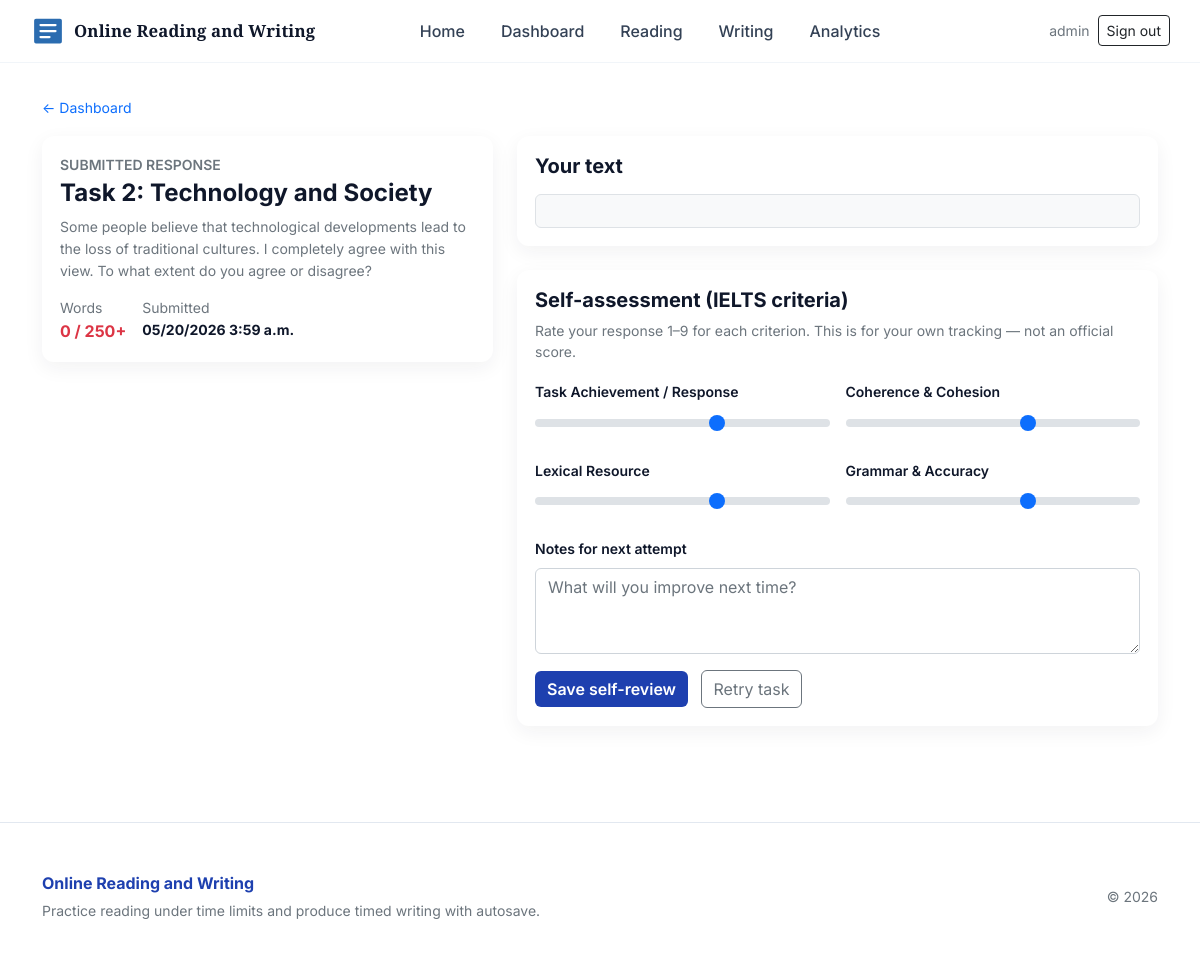
The page /writing/review/22/ (signed in) on the database its author committed.
### ielts/models.py (models this page shows, shortened)
class WritingTask(models.Model):
    TASK_KIND_ACADEMIC_T1 = "academic_t1"
    TASK_KIND_ESSAY = "t2_essay"
    TASK_KIND_CHOICES = (
        (TASK_KIND_ACADEMIC_T1, "Task 1 — Academic (graphs, charts, etc.)"),
        (TASK_KIND_ESSAY, "Task 2 — Essay"),
    )
    title = models.CharField(max_length=200)
    prompt = models.TextField()
    time_limit_minutes = models.IntegerField(default=20)
    task_kind = models.CharField(
        max_length=20,
        choices=TASK_KIND_CHOICES,
        default=TASK_KIND_ESSAY,
    )
    scenario = models.JSONField(default=dict, blank=True)
    visual = models.JSONField(default=dict, blank=True)

class WritingAttempt(models.Model):
    user = models.ForeignKey(User, on_delete=models.CASCADE)
    task = models.ForeignKey(WritingTask, on_delete=models.CASCADE)
    content = models.TextField(blank=True)
    started_at = models.DateTimeField(default=timezone.now)
    updated_at = models.DateTimeField(auto_now=True)
    submitted = models.BooleanField(default=False)
    submitted_at = models.DateTimeField(null=True, blank=True)
    word_count = models.PositiveIntegerField(default=0)
    self_review = models.JSONField(default=dict, blank=True)

### ielts/views.py (the view, shortened to what this page needs)
# urls.py: path("writing/review/<int:attempt_id>/", views.writing_review_view, name="writing_review"),
@login_required
def writing_review_view(request, attempt_id):
    attempt = get_object_or_404(
        WritingAttempt.objects.select_related("task"),
        pk=attempt_id,
        user=request.user,
        submitted=True,
    )
    task = attempt.task
    min_words = 150 if task.time_limit_minutes <= 20 else 250
    return render(
        request,
        "ielts/writing_review.html",
        {
            "attempt": attempt,
            "task": task,
            "min_words": min_words,
            "review": attempt.self_review or {},
        },
    )

### ielts/templates/ielts/writing_review.html (shortened to what this page needs)
{% extends 'ielts/base.html' %}
{% block content %}
  <p class="mb-3"><a href="{% url 'ielts:dashboard' %}" class="small text-decoration-none">← Dashboard</a></p>
  <div class="row g-4">
    <div class="col-lg-5">
      <div class="card-modern">
        <p class="small text-muted text-uppercase fw-semibold mb-1">Submitted response</p>
        <h1 class="h4 fw-bold">{{ task.title }}</h1>
        <p class="small text-muted">{{ task.prompt|truncatewords:40 }}</p>
        <div class="d-flex gap-3 mt-3">
          <div>
            <div class="small text-muted">Words</div>
            <div class="fw-bold {% if attempt.word_count < min_words %}text-danger{% else %}text-success{% endif %}">
              {{ attempt.word_count }} / {{ min_words }}+
            </div>
          </div>
          <div>
            <div class="small text-muted">Submitted</div>
            <div class="fw-bold small">{{ attempt.submitted_at|date:"SHORT_DATETIME_FORMAT" }}</div>
          </div>
        </div>
      </div>
    </div>
    <div class="col-lg-7">
      <div class="card-modern mb-4">
        <h5 class="fw-bold mb-3">Your text</h5>
        <div class="writing-review-body border rounded p-3 bg-light small" style="white-space:pre-wrap; max-height:320px; overflow:auto">{{ attempt.content }}</div>
      </div>
      <div class="card-modern">
        <h5 class="fw-bold mb-2">Self-assessment (IELTS criteria)</h5>
        <p class="small text-muted mb-3">Rate your response 1–9 for each criterion. This is for your own tracking — not an official score.</p>
        <form method="post">
          <div class="row g-3 mb-3">
            <div class="col-sm-6">
              <label class="form-label small fw-semibold">Task Achievement / Response</label>
              <input type="range" class="form-range" name="ta" min="1" max="9" value="{{ review.ta|default:6 }}">
            </div>
            <div class="col-sm-6">
              <label class="form-label small fw-semibold">Coherence & Cohesion</label>
              <input type="range" class="form-range" name="cc" min="1" max="9" value="{{ review.cc|default:6 }}">
            </div>
            <div class="col-sm-6">
              <label class="form-label small fw-semibold">Lexical Resource</label>
              <input type="range" class="form-range" name="lr" min="1" max="9" value="{{ review.lr|default:6 }}">
            </div>
            <div class="col-sm-6">
              <label class="form-label small fw-semibold">Grammar & Accuracy</label>
              <input type="range" class="form-range" name="gra" min="1" max="9" value="{{ review.gra|default:6 }}">
            </div>
          </div>
          <div class="mb-3">
            <label class="form-label small fw-semibold">Notes for next attempt</label>
            <textarea name="notes" class="form-control" rows="3" placeholder="What will you improve next time?">{{ review.notes }}</textarea>
          </div>
          <button type="submit" class="btn btn-cta">Save self-review</button>
          <a href="{% url 'ielts:writing' task.id %}" class="btn btn-outline-secondary ms-2">Retry task</a>
        </form>
      </div>
    </div>
  </div>
{% endblock %}
{% block extra_js %}
{% load static %}
{% endblock %}

### ielts/templates/ielts/base.html (shortened to what this page needs)
<!doctype html>
{% load static %}
<html lang="en">
  <head>
    <link href="https://cdn.jsdelivr.net/npm/bootstrap@5.2.3/dist/css/bootstrap.min.css" rel="stylesheet">
    <link href="{% static 'ielts/css/style.css' %}?v={% now 'U' %}" rel="stylesheet">
  </head>
  <body class="{% block body_class %}{% endblock %}">
    <header class="site-header">
      <nav class="navbar navbar-expand-lg navbar-light container navbar-custom align-items-center py-2">
        <div class="d-flex align-items-center logo-wrap">
          <a class="navbar-brand d-flex align-items-center gap-2" href="{% url 'ielts:home' %}">
            <img src="{% static 'ielts/img/logo.svg' %}" alt="" width="36" height="36" class="rounded-1" onerror="this.style.display='none'">
            <span class="brand-title">Online Reading and Writing</span>
          </a>
        </div>
        <div class="collapse navbar-collapse" id="navMain">
          <ul class="navbar-nav mx-auto main-nav-nav my-2 my-lg-0">
            <li class="nav-item"><a class="nav-link" href="{% url 'ielts:home' %}">Home</a></li>
            {% if user.is_authenticated %}
              <li class="nav-item"><a class="nav-link" href="{% url 'ielts:dashboard' %}">Dashboard</a></li>
              <li class="nav-item"><a class="nav-link" href="{% url 'ielts:reading_hub' %}">Reading</a></li>
              <li class="nav-item"><a class="nav-link" href="{% url 'ielts:writing_hub' %}">Writing</a></li>
              <li class="nav-item"><a class="nav-link" href="{% url 'ielts:analytics' %}">Analytics</a></li>
            {% endif %}
          </ul>
          <div class="d-flex align-items-center gap-2 ms-lg-auto nav-auth">
            {% if user.is_authenticated %}
              <span class="text-muted small d-none d-sm-inline">{{ user.username }}</span>
              <a class="btn btn-sm btn-outline-dark" href="{% url 'ielts:logout' %}">Sign out</a>
            {% else %}
              <a class="btn btn-sm btn-outline-dark" href="{% url 'ielts:login' %}">Sign in</a>
              <a class="btn btn-sm btn-cta-nav px-3" href="{% url 'ielts:register' %}">Sign up</a>
            {% endif %}
          </div>
        </div>
      </nav>
    </header>
    <main class="container main-content">
      {% block content %}{% endblock %}
    </main>
    <footer class="site-footer mt-5 py-5">
      <div class="container">
        <div class="row align-items-center">
          <div class="col-md-8">
            <span class="footer-brand">Online Reading and Writing</span>
            <p class="small text-muted mb-0 mt-1">Practice reading under time limits and produce timed writing with autosave.</p>
          </div>
          <div class="col-md-4 text-md-end mt-3 mt-md-0">
            <span class="small text-muted">© {% now "Y" %}</span>
          </div>
        </div>
      </div>
    </footer>
  </body>
</html>

### ielts/static/ielts/css/style.css (style rules this page uses)
:root { --brand-1: #1e40af; --brand-2: #0d9488; --brand-accent: #f59e0b; --muted: #64748b; --bg: #ffffff; --card: #ffffff; --ink: #0f172a; --font-ui: "Inter", system-ui, -apple-system, sans-serif; --font-passage: "Source Serif 4", "Times New Roman", serif; --font-display: "Playfair Display", Georgia, serif; --text-passage-size: 1.0625rem; --text-passage-leading: 1.7; --passage-measure: 65ch; --result-ok-bg: #ecfdf5; --result-ok-border: #6ee7b7; --result-miss-bg: #fff7ed; --result-miss-border: #fdba74; }
body { font-family: var(--font-ui); background: var(--bg); color: var(--ink); font-size: 1rem; line-height: 1.55; }
.site-header { background: #ffffff; border-bottom: 1px solid #f1f5f9; }
.navbar-custom .navbar-brand, .navbar-custom .nav-link { color: #334155 !important; font-weight: 500; font-family: var(--font-ui); }
.brand-title { font-family: var(--font-display); font-weight: 700; letter-spacing: 0.01em; font-size: 1.15rem; color: var(--ink); }
@media (min-width: 992px) { .brand-title { font-size: 1.05rem; } }
.main-nav-nav { gap: 0.25rem 1.25rem; }
.main-content { padding-top: 2rem; padding-bottom: 3rem; max-width: 1140px; }
.hero, .card-modern { background: var(--card); border-radius: 12px; box-shadow: 0 6px 20px rgba(31, 41, 55, 0.06); padding: 18px; }
.btn-cta { background: var(--brand-1); border: none; color: #fff; font-weight: 600; }
.site-footer { background: #fff; border-top: 1px solid #e2e8f0; }
.footer-brand { font-weight: 700; color: var(--brand-1); }

### rows shown on the page
WritingTask: title "Task 2: Technology and Society", prompt "Some people believe that technological developments lead to the loss of traditional cultures. I completely agree with this view. To what extent do you agree or disagree?"
WritingAttempt: word_count "0", submitted_at "05/20/2026 3:59 a.m."

### other values the page prints
{{ user.username }} "admin"
{{ min_words }} "250"
